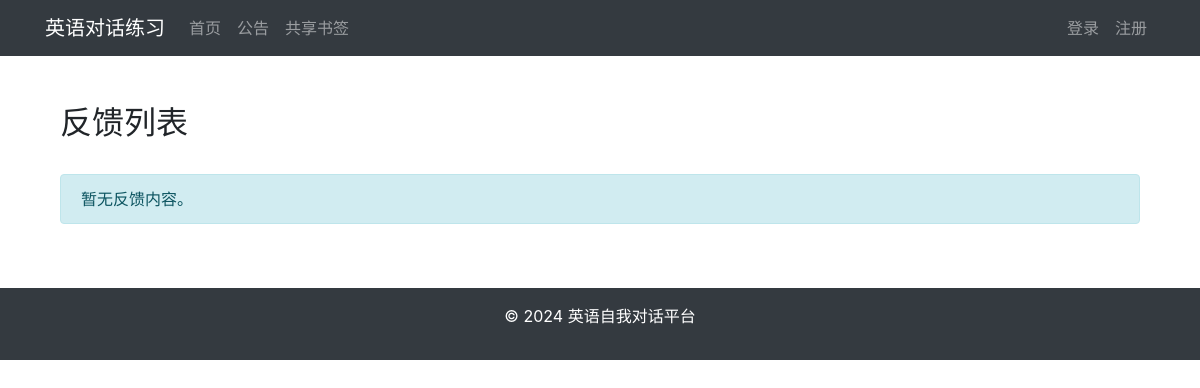
/feedback/, run on an earlier commit of the app's database.
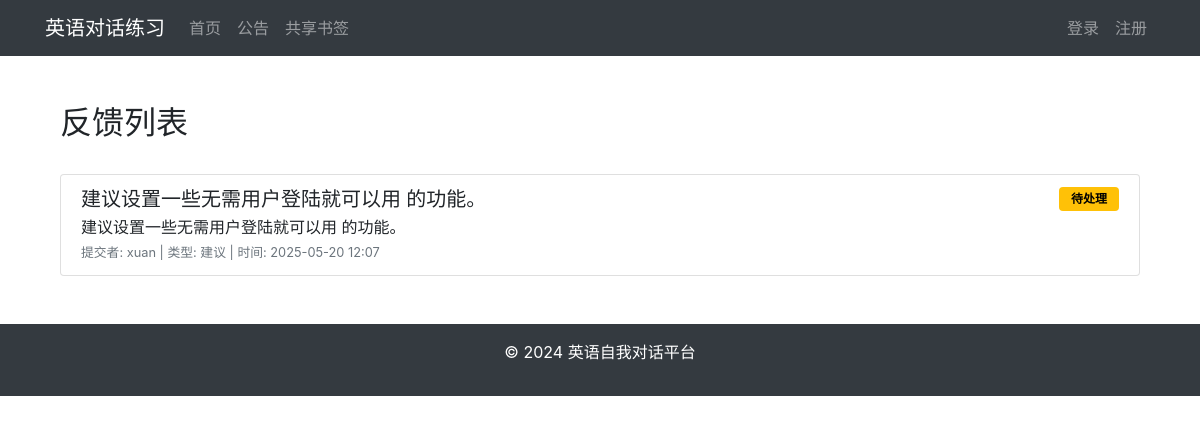
And on a later commit of the database.
### feedback/models.py (models this page shows)
class Feedback(models.Model):
    FEEDBACK_TYPES = [
        ('suggestion', '建议'),
        ('bug', '问题报告'),
        ('other', '其他')
    ]
    user = models.ForeignKey(User, on_delete=models.CASCADE, verbose_name='用户')
    type = models.CharField(max_length=20, choices=FEEDBACK_TYPES, default='suggestion', verbose_name='反馈类型')
    title = models.CharField(max_length=200, verbose_name='标题')
    content = models.TextField(verbose_name='内容')
    created_at = models.DateTimeField(auto_now_add=True, verbose_name='创建时间')
    status = models.CharField(
        max_length=20,
        choices=[('pending', '待处理'), ('processing', '处理中'), ('resolved', '已解决')],
        default='pending',
        verbose_name='状态'
    )
    response = models.TextField(blank=True, null=True, verbose_name='官方回复')
    response_time = models.DateTimeField(blank=True, null=True, verbose_name='回复时间')
    class Meta:
        verbose_name = '反馈'
        verbose_name_plural = '反馈'
        ordering = ['-created_at']  # 按创建时间倒序排序

### feedback/views.py (the view)
# urls.py: path('', views.feedback_list, name='feedback_list'),
def feedback_list(request):
    feedbacks = Feedback.objects.all().order_by('-created_at')
    return render(request, 'feedback/feedback_list.html', {'feedbacks': feedbacks})

### feedback/templates/feedback/feedback_list.html (shortened to what this page needs)
{% extends "flashcards/base.html" %}
{% block content %}
<div class="container mt-4">
    <div class="d-flex justify-content-between align-items-center mb-4">
        <h2>反馈列表</h2>
    </div>
    {% if feedbacks %}
        <div class="list-group">
        {% for feedback in feedbacks %}
            <div class="list-group-item {% if feedback.status == 'resolved' %}bg-light{% endif %}">
                <div class="d-flex justify-content-between align-items-start">
                    <h5 class="mb-1">{{ feedback.title }}</h5>
                    <span class="badge {% if feedback.status == 'pending' %}badge-warning{% elif feedback.status == 'processing' %}badge-info{% else %}badge-success{% endif %}">
                        {{ feedback.get_status_display }}
                    </span>
                </div>
                <p class="mb-1">{{ feedback.content }}</p>
                <div class="d-flex justify-content-between align-items-center">
                    <small class="text-muted">
                        提交者: {{ feedback.user.username }} |
                        类型: {{ feedback.get_type_display }} |
                        时间: {{ feedback.created_at|date:"Y-m-d H:i" }}
                    </small>
                </div>
            </div>
        {% endfor %}
        </div>
    {% else %}
        <div class="alert alert-info">
            暂无反馈内容。
        </div>
    {% endif %}
</div>
{% endblock %}

### flashcards/templates/flashcards/base.html (shortened to what this page needs)
<!DOCTYPE html>
<html lang="zh-CN">
<head>
    <link rel="stylesheet" href="https://cdn.jsdelivr.net/npm/bootstrap@4.6.0/dist/css/bootstrap.min.css">
</head>
<body>
    <header class="site-header">
        <nav class="navbar navbar-expand-lg navbar-dark bg-dark">
            <div class="container">
                <a class="navbar-brand" href="{% url 'home' %}">英语对话练习</a>
                <div class="collapse navbar-collapse" id="navbarToggle">
                    <div class="navbar-nav mr-auto">
                        <a class="nav-item nav-link" href="{% url 'home' %}">首页</a>
                        <a class="nav-item nav-link" href="{% url 'announcements:announcement_list' %}">公告</a>
                        <a class="nav-item nav-link" href="{% url 'bookmarks:bookmark_list' %}">共享书签</a>
                    </div>
                    <div class="navbar-nav">
                        {% if user.is_authenticated %}
                            <a class="nav-item nav-link" href="{% url 'profile' %}">个人资料</a>
                            <form class="d-inline" method="POST" action="{% url 'logout' %}">
                                {% csrf_token %}
                                <button type="submit" class="btn btn-link nav-item nav-link" style="background: none; border: none; padding: 8px;">退出</button>
                            </form>
                        {% else %}
                            <a class="nav-item nav-link" href="{% url 'login' %}">登录</a>
                            <a class="nav-item nav-link" href="{% url 'register' %}">注册</a>
                        {% endif %}
                    </div>
                </div>
            </div>
        </nav>
    </header>
    <main role="main" class="container mt-4">
        <div class="row">
            <div class="col-md-12">
                {% block content %}{% endblock %}
            </div>
        </div>
    </main>
    <footer class="bg-dark text-white mt-5 py-3">
        <div class="container text-center">
            <p>&copy; 2024 英语自我对话平台</p>
        </div>
    </footer>
</body>
</html>

### feedback/templates/feedback/feedback_list.html (style rules this page uses)
.badge { padding: 0.5em 1em; }
.badge-warning { background-color: #ffc107; color: #000; }

What changed in the data, as far as the page shows it:
added Feedback: title "建议设置一些无需用户登陆就可以用 的功能。", status "待处理", content "建议设置一些无需用户登陆就可以用 的功能。", user.username "xuan", type "建议", created_at "2025-05-20 12:07"
Also different on the page:
text no longer shown: "暂无反馈内容。"
